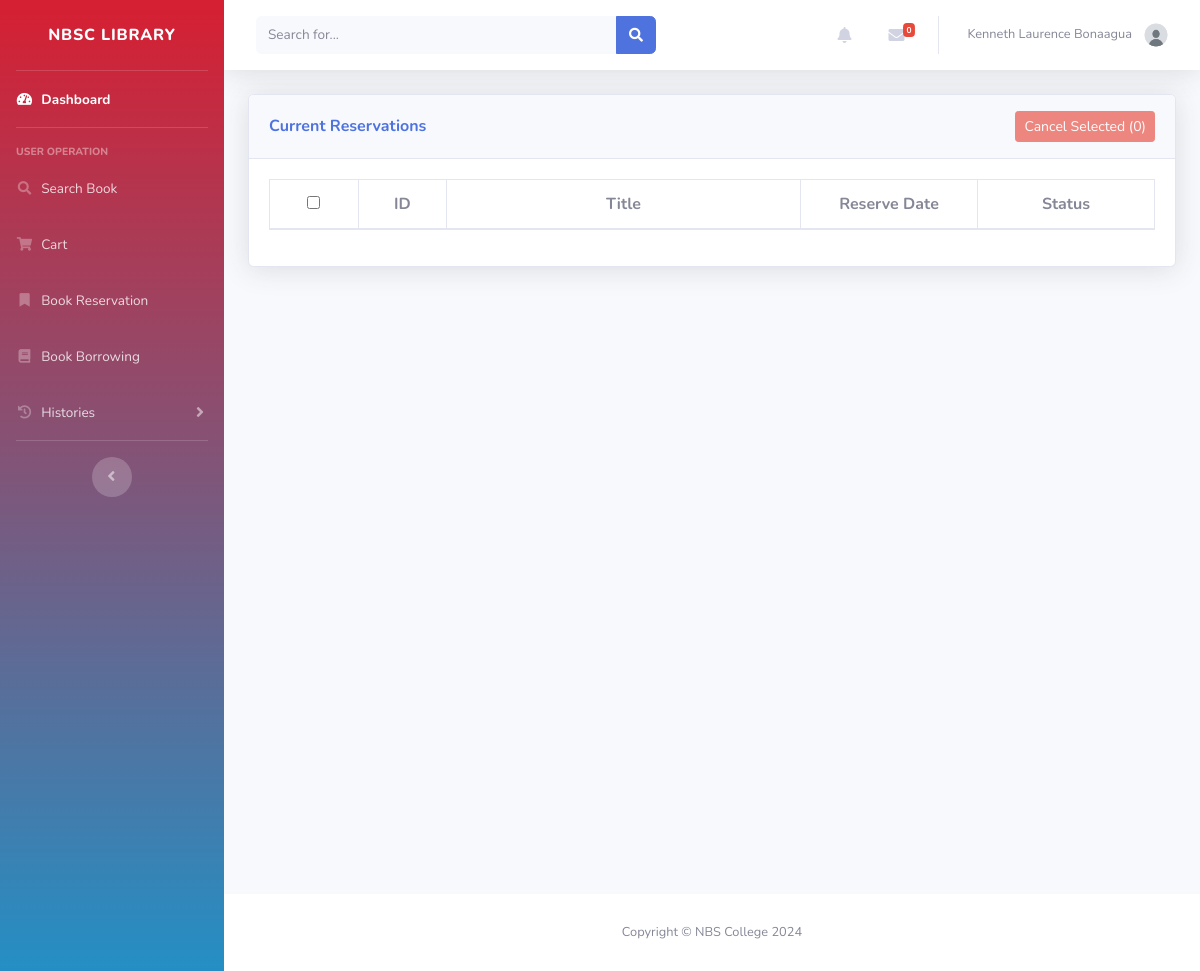
Before: /user/book_reservations.php (signed in) with the older database file.
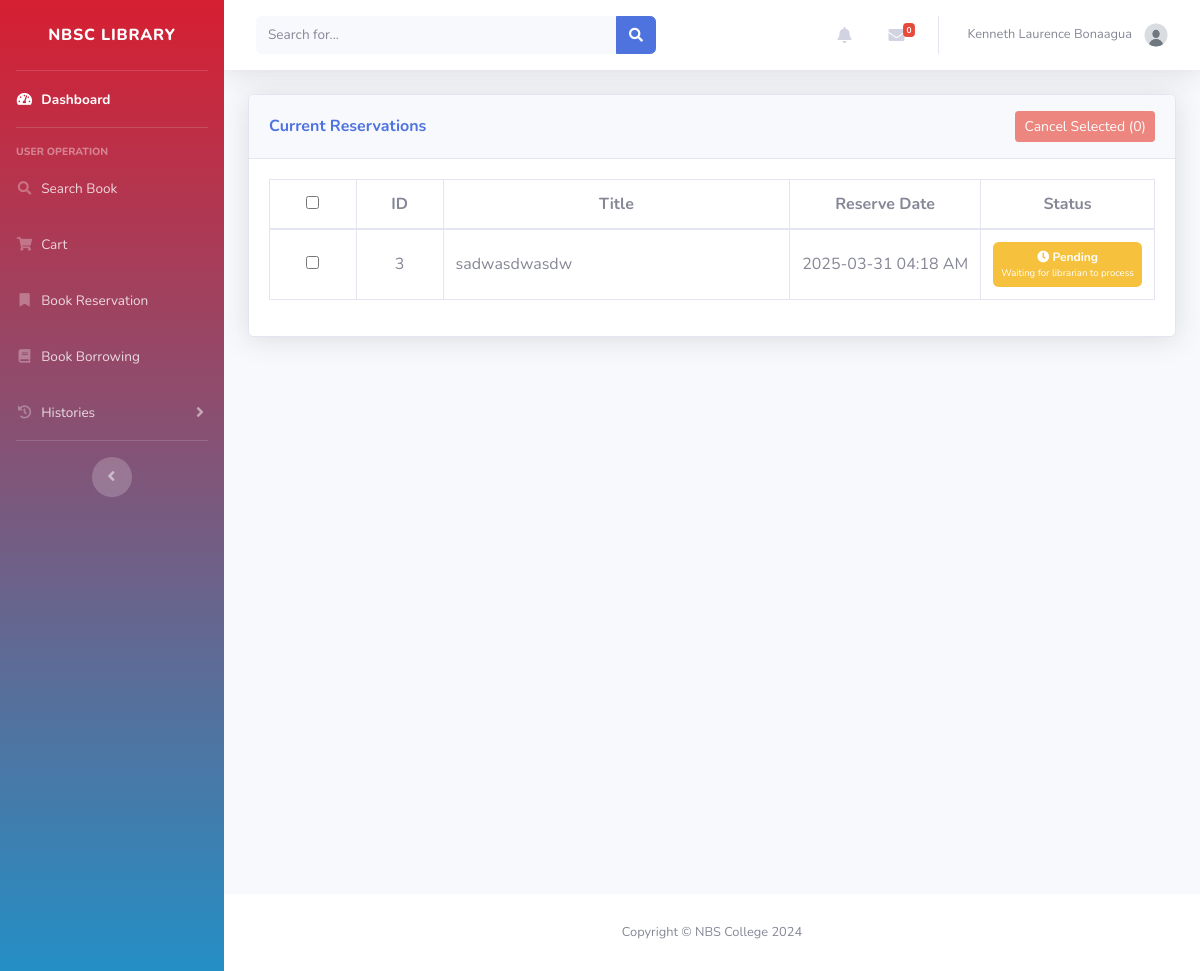
After: the same page with the newer database file.
### tables this page shows
CREATE TABLE `reservations` (
  `id` int(225) NOT NULL,
  `user_id` int(225) DEFAULT NULL,
  `book_id` int(225) DEFAULT NULL,
  `reserve_date` timestamp NULL DEFAULT NULL,
  `ready_date` timestamp NULL DEFAULT NULL,
  `ready_by` int(11) DEFAULT NULL,
  `issue_date` timestamp NULL DEFAULT NULL,
  `issued_by` int(11) DEFAULT NULL,
  `cancel_date` timestamp NULL DEFAULT NULL,
  `cancelled_by` int(11) DEFAULT NULL,
  `cancelled_by_role` varchar(50) DEFAULT NULL,
  `recieved_date` timestamp NULL DEFAULT NULL,
  `status` varchar(100) DEFAULT NULL
);

CREATE TABLE `books` (
  `id` int(11) NOT NULL,
  `accession` int(11) NOT NULL,
  `title` varchar(100) DEFAULT NULL,
  `preferred_title` varchar(100) DEFAULT NULL,
  `parallel_title` varchar(100) DEFAULT NULL,
  `subject_category` varchar(100) DEFAULT NULL,
  `subject_detail` varchar(9999) DEFAULT NULL,
  `summary` varchar(1000) DEFAULT NULL,
  `contents` varchar(1000) DEFAULT NULL,
  `front_image` varchar(100) DEFAULT NULL,
  `back_image` varchar(100) DEFAULT NULL,
  `dimension` varchar(100) DEFAULT NULL,
  `series` varchar(100) DEFAULT NULL,
  `volume` varchar(100) DEFAULT NULL,
  `edition` varchar(100) DEFAULT NULL,
  `copy_number` int(225) DEFAULT NULL,
  `total_pages` varchar(100) DEFAULT NULL,
  `supplementary_contents` varchar(100) DEFAULT NULL,
  `ISBN` varchar(100) DEFAULT NULL,
  `content_type` varchar(100) DEFAULT NULL,
  `media_type` varchar(100) DEFAULT NULL,
  `carrier_type` varchar(100) DEFAULT NULL,
  `call_number` varchar(100) DEFAULT NULL,
  `URL` varchar(225) DEFAULT NULL,
  `language` varchar(100) DEFAULT NULL,
  `shelf_location` varchar(100) DEFAULT NULL,
  `entered_by` int(225) DEFAULT NULL,
  `date_added` date DEFAULT NULL,
  `status` varchar(100) DEFAULT NULL,
  `updated_by` int(11) DEFAULT NULL,
  `last_update` date DEFAULT NULL
);

### User/book_reservations.php (the view, shortened to what this page needs)
<?php
include '../db.php';
$user_id = $_SESSION['user_id'];
$query = "SELECT
    r.id,
    b.title,
    r.reserve_date,
    r.ready_date,
    CONCAT(a1.firstname, ' ', a1.lastname) as ready_by_name,
    r.issue_date,
    CONCAT(a2.firstname, ' ', a2.lastname) as issued_by_name,
    r.cancel_date,
    CONCAT(COALESCE(a3.firstname, u2.firstname), ' ', COALESCE(a3.lastname, u2.lastname)) AS cancelled_by_name,
    r.cancelled_by_role,
    r.status
FROM reservations r
JOIN books b ON r.book_id = b.id
LEFT JOIN admins a1 ON r.ready_by = a1.id
LEFT JOIN admins a2 ON r.issued_by = a2.id
LEFT JOIN admins a3 ON (r.cancelled_by = a3.id AND r.cancelled_by_role = 'Admin')
LEFT JOIN users u2 ON (r.cancelled_by = u2.id AND r.cancelled_by_role = 'User')
WHERE r.user_id = ?
AND (r.status = 'Pending' OR r.status = 'Ready')";
$stmt = $conn->prepare($query);
$stmt->bind_param('i', $user_id);
$stmt->execute();
$result = $stmt->get_result();
include 'inc/header.php';
?>
<head>
    <link rel="stylesheet" href="https://cdn.jsdelivr.net/npm/sweetalert2@11/dist/sweetalert2.min.css">
</head>
<div id="content" class="d-flex flex-column min-vh-100">
    <div class="container-fluid">
        <div class="card shadow mb-4">
            <div class="card-header py-3 d-flex justify-content-between align-items-center">
                <h6 class="m-0 font-weight-bold text-primary">Current Reservations</h6>
                <div>
                    <button id="bulkCancelBtn" class="btn btn-danger btn-sm" disabled>
                        Cancel Selected (<span id="selectedCount">0</span>)
                    </button>
                </div>
            </div>
            <div class="card-body">
                <div class="table-responsive">
                    <table class="table table-bordered" id="dataTable" width="100%" cellspacing="0">
                        <thead>
                            <tr>
                                <th class="text-center checkbox-cell" style="width: 10%;">
                                    <input type="checkbox" id="selectAll" title="Select/Unselect All">
                                </th>
                                <th class="text-center" style="width: 10%;">ID</th>
                                <th class="text-center" style="width: 40%;">Title</th>
                                <th class="text-center" style="width: 20%;">Reserve Date</th>
                                <th class="text-center" style="width: 20%;">Status</th>
                            </tr>
                        </thead>
                        <tbody>
                            <?php
                            if ($result && $result->num_rows > 0):
                                while ($row = $result->fetch_assoc()):
                            ?>
                                    <tr data-status="<?php echo htmlspecialchars($row['status']); ?>">
                                        <td class="text-center checkbox-cell">
                                            <input type="checkbox" class="reservation-checkbox" data-id="<?php echo $row['id']; ?>">
                                        </td>
                                        <td class="text-center"><?php echo htmlspecialchars($row['id']); ?></td>
                                        <td><?php echo htmlspecialchars($row['title']); ?></td>
                                        <td class="text-center"><?php echo date('Y-m-d h:i A', strtotime($row['reserve_date'])); ?></td>
                                        <td class="text-center">
                                            <?php if ($row["status"] == 'Ready'): ?>
                                                <span class="badge badge-success p-2"
                                                      data-toggle="tooltip"
                                                      title="Made ready by: <?php echo htmlspecialchars($row["ready_by_name"]); ?> on <?php echo date('Y-m-d h:i A', strtotime($row["ready_date"])); ?>">
                                                    <i class="fas fa-check"></i> READY
                                                    <small>Your book is ready for pickup</small>
                                                </span>
                                            <?php else: ?>
                                                <span class="badge badge-warning p-2">
                                                    <i class="fas fa-clock"></i> Pending
                                                    <small>Waiting for librarian to process</small>
                                                </span>
                                            <?php endif; ?>
                                        </td>
                                    </tr>
                                <?php endwhile; ?>
                            <?php endif; ?>
                        </tbody>
                    </table>
                </div>
            </div>
        </div>
    </div>
</div>
<?php include 'inc/footer.php'; ?>

Changed rows visible on the page:
added reservations: id "3", book.title "sadwasdwasdw", reserve_date "2025-03-31 04:18 AM", status "Pending" (drawn)
